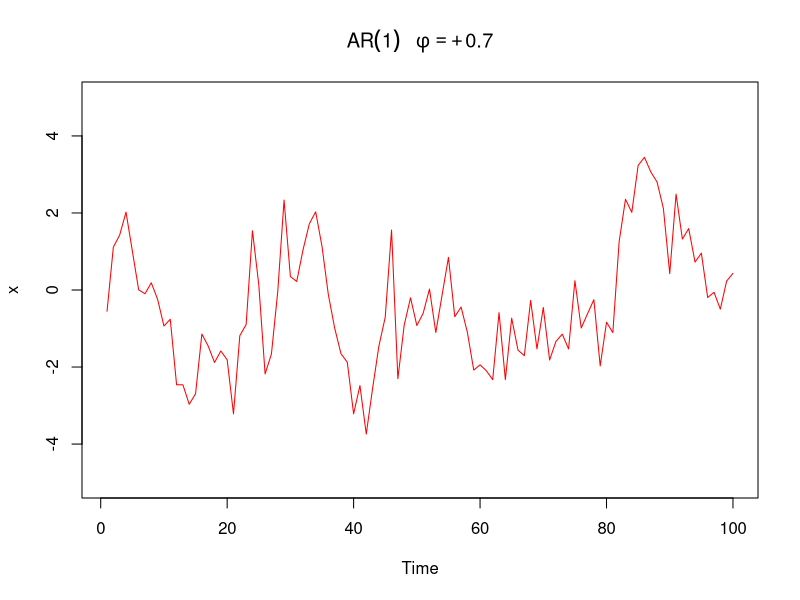
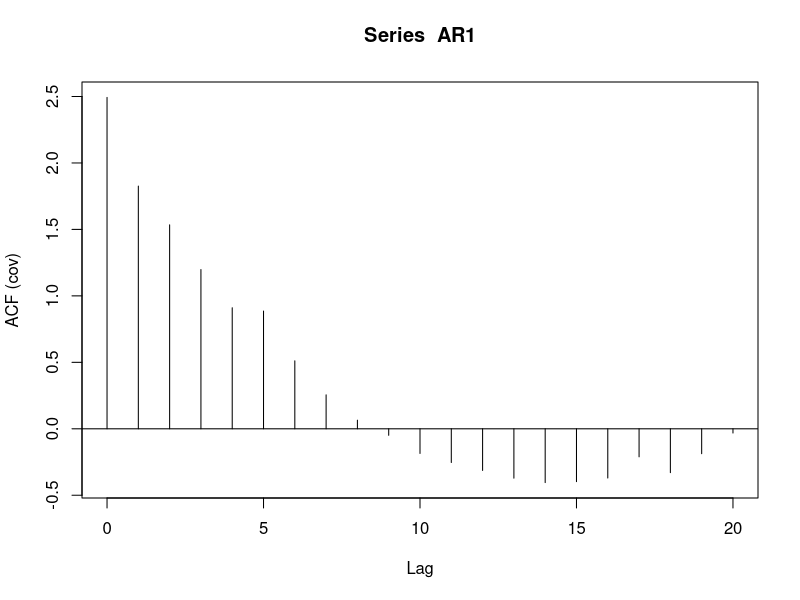
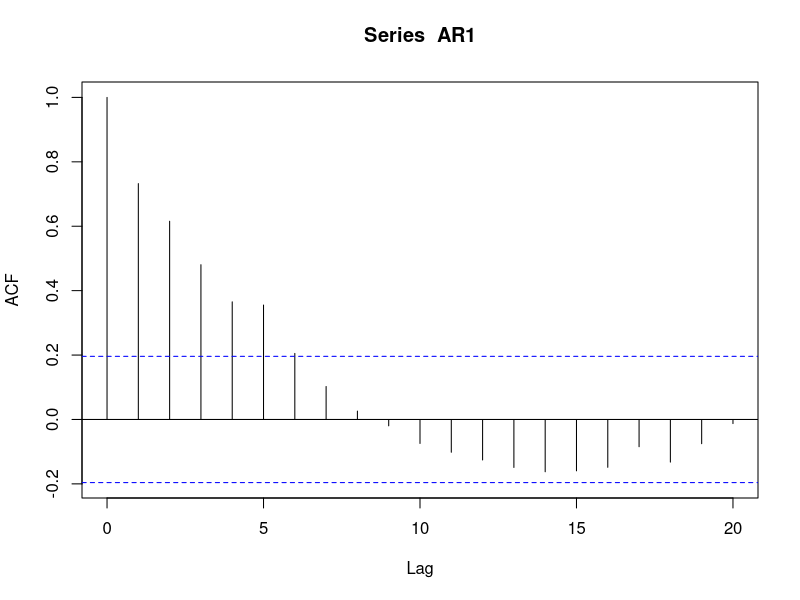
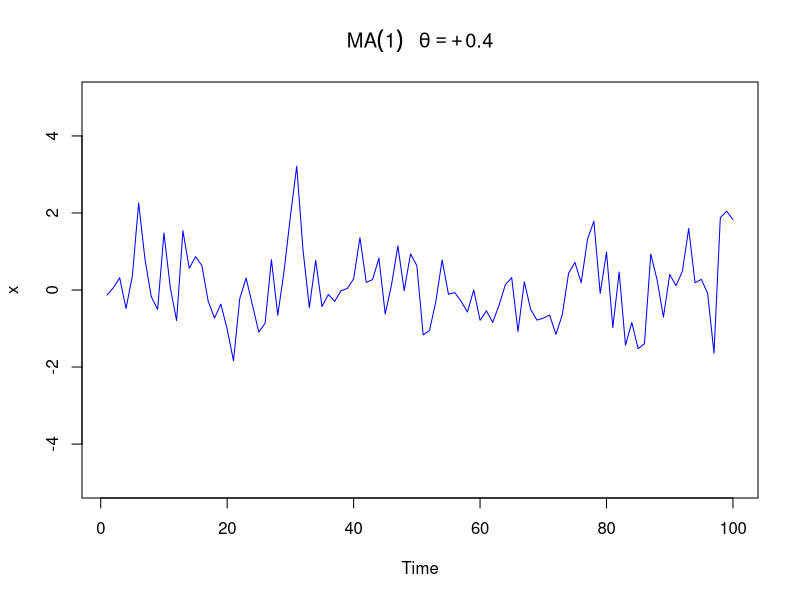
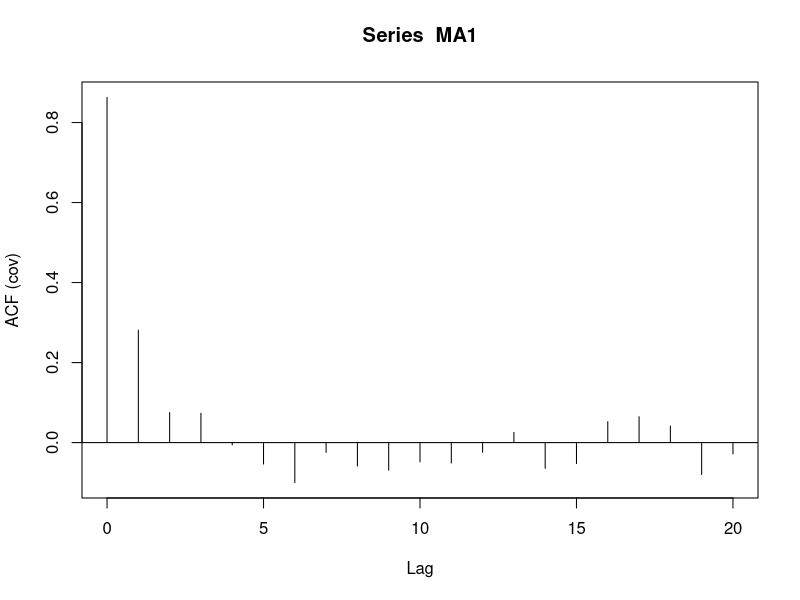
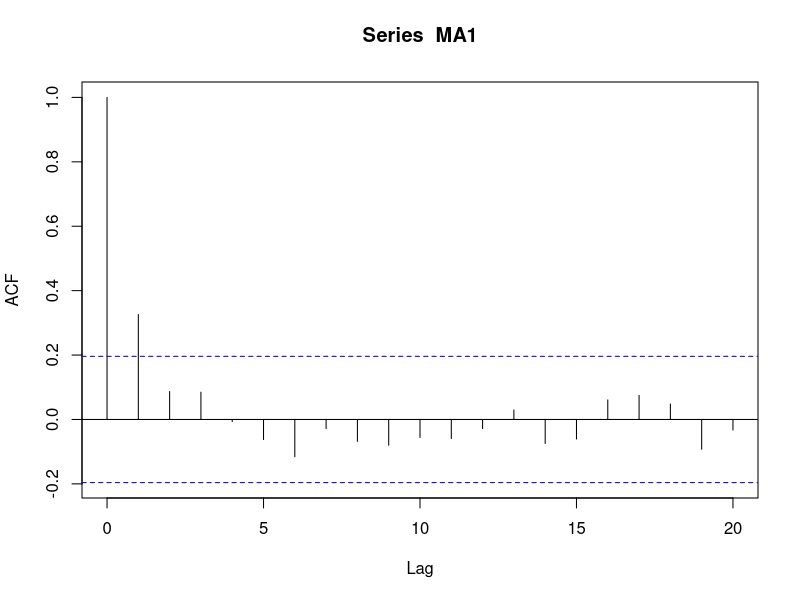
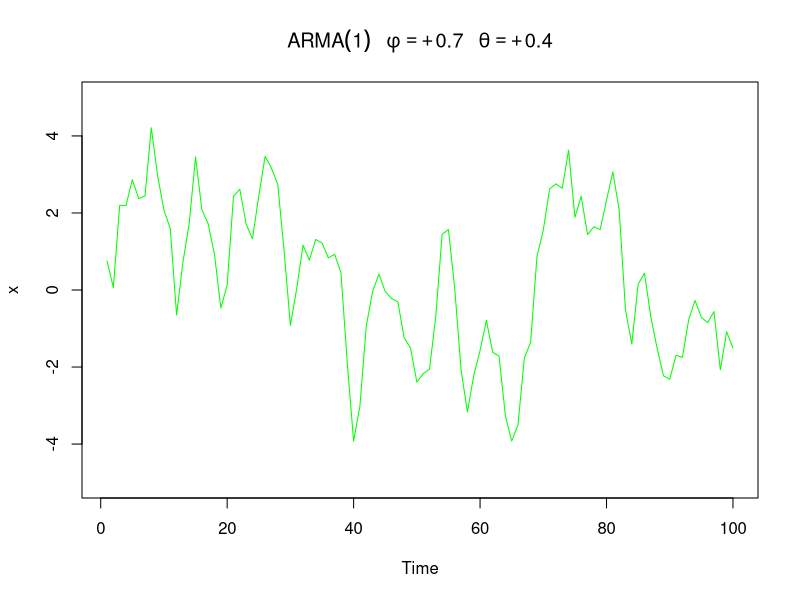

R code for these plots, in order:
rm(list = ls())
AR1=arima.sim(list(order=c(1,0,0),ar=0.7),n=100)
plot(AR1,ylim=c(-5,5),col="red",ylab="x",main=(expression(AR(1)~~~phi==+0.7)))
acfAR1.var=acf(AR1,type="covariance")
acfAR1.var
acf(AR1,type="correlation")


MA1=arima.sim(list(order=c(0,0,1), ma=0.4), n=100)
plot(MA1,ylim=c(-5,5),col="blue",ylab="x",main=(expression(MA(1)~~~theta==+0.4)))
acfMA1.var=acf(MA1,type="covariance")
acfMA1.var
acf(MA1,type="correlation")

ARMA1=arima.sim(list(order=c(1,0,1),ar=0.7, ma=0.4), n=100)
plot(ARMA1,ylim=c(-5,5),col="green",ylab="x",
     main=(expression(ARMA(1)~~~phi==+0.7~~~theta==+0.4)))



